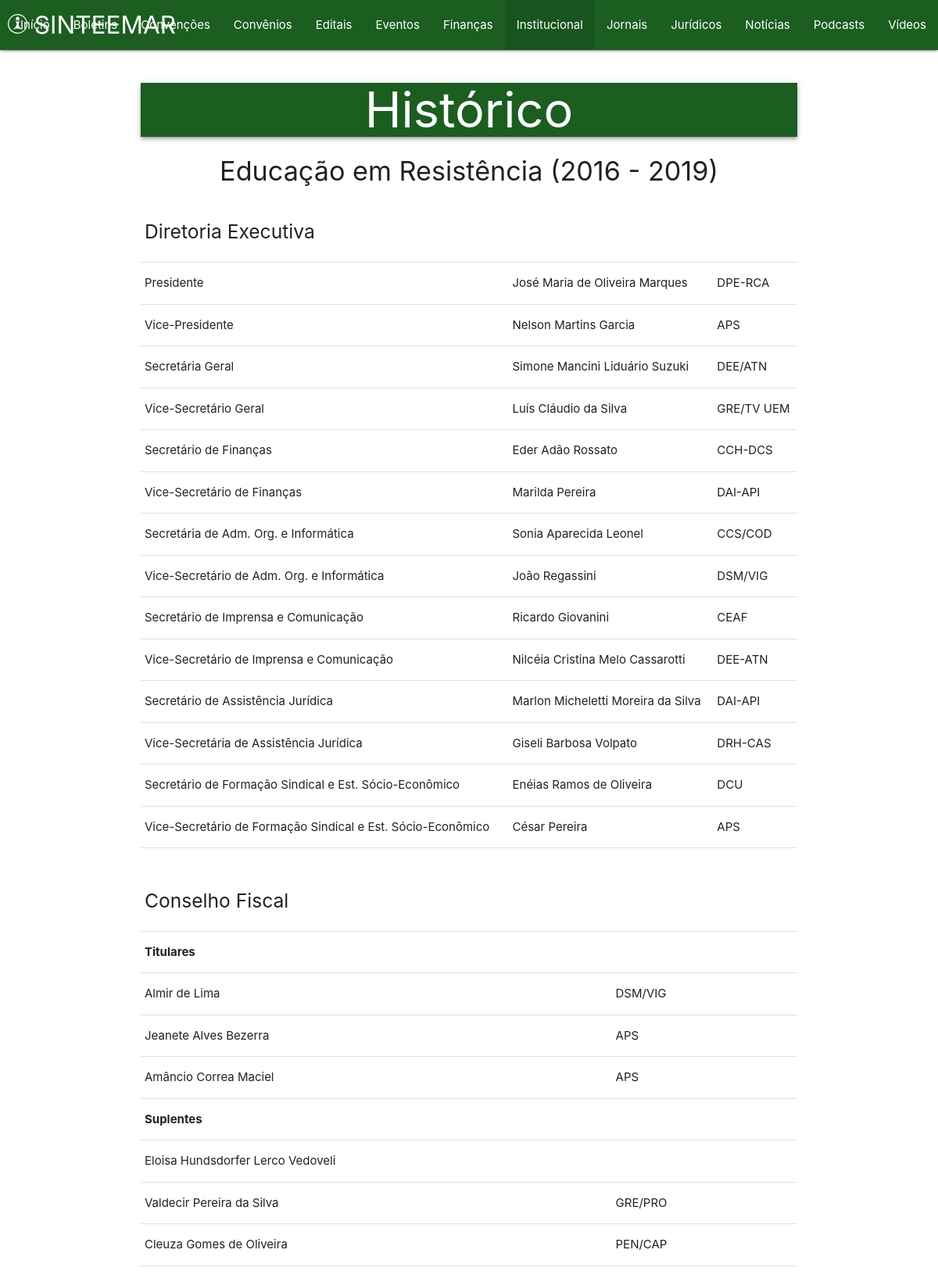
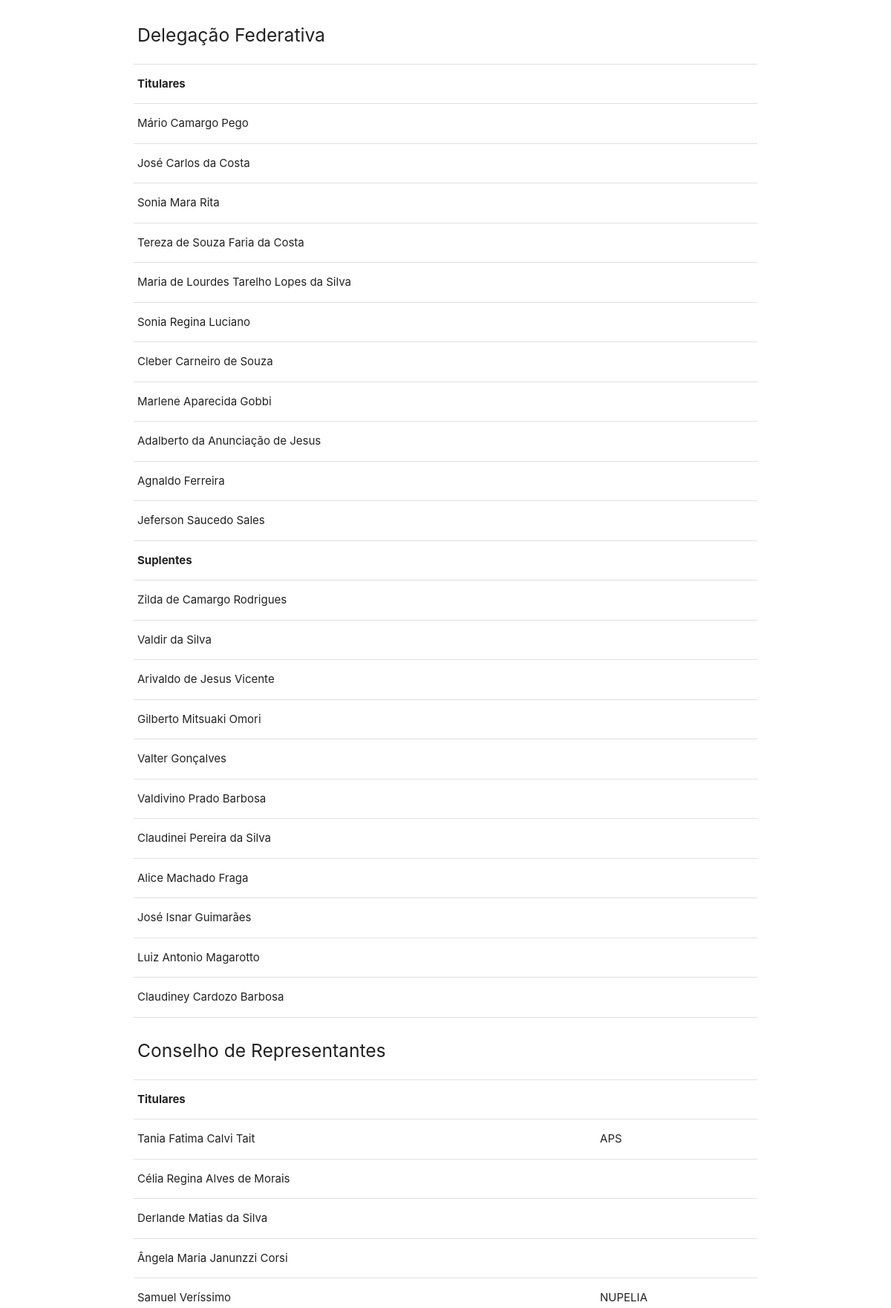
Screenshot of /historico.php (upper part) with the database file from the repository (2 pictures, top to bottom).
### tables this page shows
CREATE TABLE IF NOT EXISTS `DIRETORIA` (
	`ID` INT NOT NULL AUTO_INCREMENT PRIMARY KEY,
	`TITULO` VARCHAR(128) NOT NULL,
	`IMAGEM` VARCHAR(64) NULL,
	`TEXTO` TEXT NOT NULL,
	`TEMPO` TIMESTAMP NOT NULL DEFAULT CURRENT_TIMESTAMP
);

### sgc/dao.php (called while the page is built, shortened)
<?php
	function mysql(int $tries=MYSQL_MAX_TRIES): ?object {
		try {
			$connection = new mysqli(MYSQL_HOST, MYSQL_USER, MYSQL_PASSWORD, MYSQL_SCHEMA);
			$connection->set_charset('utf8');
		}
		catch(Exception $e) {
			$connection = null;
			if($tries >= 1) {
				return mysql(--$tries);
			}
			else {
				mail('suporte@luizamichi.com.br', 'Sinteemar - Erro de conexão SQL', 'HOST: ' . MYSQL_HOST . PHP_EOL . 'USER: ' . MYSQL_USER . PHP_EOL . 'PASSWORD: ' . MYSQL_PASSWORD . PHP_EOL . 'SCHEMA: ' . MYSQL_SCHEMA . PHP_EOL . 'ERRO: ' . $e->getMessage());
			}
		}
		finally {
			return $connection;
		}
	}
	function sqlLength(string $table, string $condition=null): int {
		$query = 'SELECT COUNT(*) FROM ' . $table . ($condition ? ' WHERE 1 = 1 AND ' . $condition : '') . ';';
		$rows = 0;
		if($execution = sqlQuery($query)) {
			$rows = $execution->fetch_assoc()['COUNT(*)'] ?? 0;
		}
		return $rows;
	}
	function sqlRead(string $table, string $condition=null, bool $unique=false): array {
		$query = 'SELECT @ROW_NUMBER := @ROW_NUMBER + 1 AS ROWNUM, 1 FIX, ' . $table . '.* FROM ' . $table . ', (SELECT @ROW_NUMBER := 0) AS RN WHERE 1 = 1' . ($condition ? ' AND ' . $condition : '') . ';';
		$rows = [];
		if($execution = sqlQuery($query)) {
			if($execution->num_rows === 1) {
				$rows = $unique ? $execution->fetch_assoc() : [$execution->fetch_assoc()];
			}
			else {
				$rows = $unique ? $execution->fetch_all(MYSQLI_ASSOC)[0] ?? [] : $execution->fetch_all(MYSQLI_ASSOC);
			}
		}
		return $rows;
	}
	function sqlQuery(string $query): mixed {
		if($sql = mysql()) {
			try {
				$result = $sql->query($query);
			}
			catch(Exception $e) {
				mail('suporte@luizamichi.com.br', 'Sinteemar - Erro de consulta SQL', 'CONSULTA: ' . $query . PHP_EOL . 'ERRO: ' . $e->getMessage());
				$result = null;
			}
			finally {
				mysqli_close($sql);
			}
		}
		return $result ?? null;
	}

### historico.php (the view, shortened to what this page needs)
<?php
	$page = max(1, filter_input(INPUT_GET, 'p', FILTER_SANITIZE_NUMBER_INT));
	$pages = ceil(sqlLength(table: 'DIRETORIA', condition: 'ID < (SELECT COUNT(*) FROM DIRETORIA)'));
	$page = min($page, $pages);
	$historico = sqlRead(table: 'DIRETORIA', condition: 'ID < (SELECT COUNT(*) FROM DIRETORIA) - ' . ($page - 1) . ' ORDER BY ID DESC LIMIT 1', unique: true);
	$title = empty($historico) ? 'Histórico' : 'Histórico - ' . $historico['TITULO'];
	require_once(__DIR__ . '/cabecalho.php');
?>
	<div class="container">
		<div class="col darken-4 green">
			<h1 class="center-align white-text z-depth-2"><?= $title ?></h1>
		</div>
<?php
	if(!empty($historico)) {
?>
		<h4 class="center-align"><?= $historico['TITULO'] ?></h4>
		<div id="text-content"><?= $historico['TEXTO'] ?></div>
<?php
	}
	else {
?>
		<h3 class="center-align">Ainda não temos conteúdo disponível :(</h3>
<?php
	}
?>
	</div>
<?php
	require_once(__DIR__ . '/rodape.php');

### rows the page displays
diretoria: TITULO "Histórico", TITULO "Educação em Resistência (2016 - 2019)", TEXTO "Diretoria Executiva Presidente José Maria de Oliveira Marques DPE-RCA Vice-Presidente Nelson Martins Garcia APS Secretária Geral Simone Mancini Liduário Suzuki DEE/ATN Vice-Secretário Geral Luís Cláudio da Silva GRE/TV UEM Secretário de Finanças Eder Adão Rossato CCH-DCS Vice-Secretário de Finanças Marilda Pereira DAI-API Secretária de Adm. Org. e Informática Sonia Aparecida Leonel CCS/COD Vice-Secretário de Adm. Org. e Informática João Regassini DSM/VIG Secretário de Imprensa e Comunicação Ricardo Giovanini CEAF Vice-Secretário de Imprensa e Comunicação Nilcéia Cristina Melo Cassarotti DEE-ATN Secretário de Assistência Jurídica Marlon Micheletti Moreira da Silva DAI-API Vice-Secretária de…"
